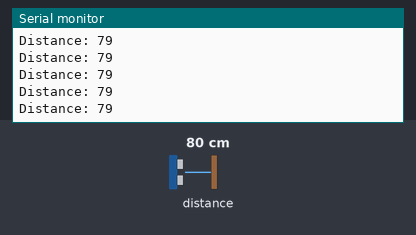
The sketch below on a simulated ESP8266 (NodeMCU). Shown: the last lines printed to the serial monitor. Wiring (inferred from the names in the program): ultrasonic range finder: trigger GPIO 2; echo GPIO 0. The test bench sets the inputs (shaded band); at power-on: distance to the obstacle 80 cm. The echo pulse lasts 58.3 µs per cm; WiFi joins after 1.5 s; servers stay silent unless stated.

Above: at 2.7 s.
2.8 s: distance to the obstacle set to 2 cm
At 2.93 s:
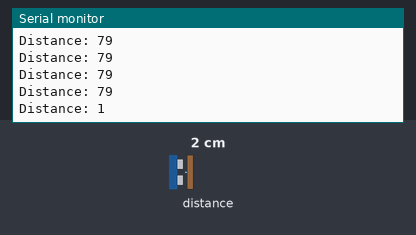
4.3 s: distance to the obstacle set to 4 cm
At 4.44 s:
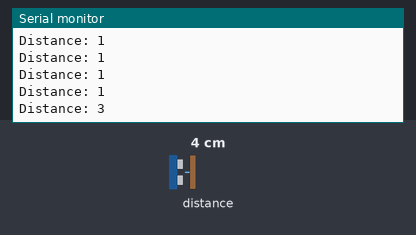
Timing chart, 0 to 7.3 s (numbered marks = the images above; inputs shaded):
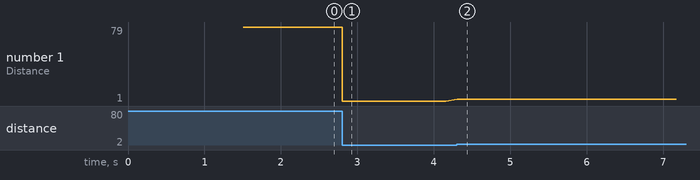

Measured:
- after the input at 2.8 s, the serial monitor: prints a new line at once (image 1)
- after the input at 4.3 s, the serial monitor: prints a new line at once (image 2)
- plotted number 1: 79 → 1 after the input at 2.8 s, 1 → 3 after the input at 4.3 s

The sketch:

Security.ino
```cpp
#include <ESP8266WiFi.h>                                                // esp8266 library
#include <FirebaseArduino.h>                                             // firebase library

#define FIREBASE_HOST "security-9a9a0.firebaseio.com"                         // the project name address from firebase id
#define FIREBASE_AUTH "kN824CJZUbbn7rYNPZMYmQ0IlTi2ZtpepHLcjEcv"                    // the secret key generated from firebase
#define WIFI_SSID "Halul"                                          // input your home or public wifi name
#define WIFI_PASSWORD "1234567890"                                    //password of wifi ssid
long duration;
int distance;
const int trigPin = 2;  //D4
const int echoPin = 0;  //D3
void setup() {
  pinMode(trigPin, OUTPUT); // Sets the trigPin as an Output
pinMode(echoPin, INPUT); // Sets the echoPin as an Input
Serial.begin(115200); // Starts the serial communication
  WiFi.begin(WIFI_SSID, WIFI_PASSWORD);                                      //try to connect with wifi
  Serial.print("Connecting to ");
  Serial.print(WIFI_SSID);
  while (WiFi.status() != WL_CONNECTED) {
    Serial.print(".");
    delay(500);
  }
  Serial.println();
  Serial.print("Connected to ");
  Serial.println(WIFI_SSID);
  Serial.print("IP Address is : ");
  Serial.println(WiFi.localIP());                                                      //print local IP address
  Firebase.begin(FIREBASE_HOST, FIREBASE_AUTH);                                       // connect to firebase
                                        //send initial string of led status
}
void loop(){
// Clears the trigPin
digitalWrite(trigPin, LOW);
delayMicroseconds(2);

// Sets the trigPin on HIGH state for 10 micro seconds
digitalWrite(trigPin, HIGH);
delayMicroseconds(10);
digitalWrite(trigPin, LOW);

// Reads the echoPin, returns the sound wave travel time in microseconds
duration = pulseIn(echoPin, HIGH);

// Calculating the distance
distance= duration*0.034/2;
// Prints the distance on the Serial Monitor
Serial.print("Distance: ");
Serial.println(distance);
if(distance<10)
Firebase.setInt("Alert",distance);

}
```
